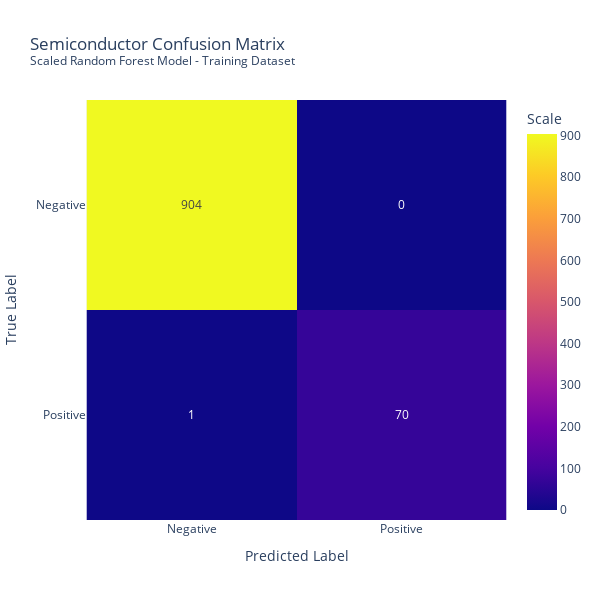

Write notebook code for a chart like this one.
### Markdown cell above
Visualized Scaled RF Model

### Code cell
# Create confusion matrix - Training dataset
predictions = model_RF_Scaled.predict(X_train)
print(classification_report(y_train, predictions))

cm_train = confusion_matrix(y_train, predictions)

## PLOTLY
### Training Dataset
fig = px.imshow(cm_train, 
          title="Semiconductor Confusion Matrix <br><sup>Scaled Random Forest Model - Training Dataset</sup>", 
          text_auto=True, 
          labels=dict(x="Predicted Label", y="True Label", color="Scale"),
          x=['Negative', 'Positive'],
          y=['Negative', 'Positive'])
fig.update_layout(
    autosize=False,
    width=600,
    height=600
)
fig.show()

### Figure 1 — Plotly figure (JSON) as saved in the notebook; plotly's stock layout.template omitted (floating-point values rounded to 4 significant figures)
{"data": [{"coloraxis": "coloraxis", "hovertemplate": "Predicted Label: %{x}<br>True Label: %{y}<br>Scale: %{z}<extra></extra>", "name": "0", "texttemplate": "%{z}", "type": "heatmap", "x": ["Negative", "Positive"], "xaxis": "x", "y": ["Negative", "Positive"], "yaxis": "y", "z": [[904, 0], [1, 70]]}], "layout": {"autosize": false, "coloraxis": {"colorbar": {"title": {"text": "Scale"}}, "colorscale": [[0, "#0d0887"], [0.1111, "#46039f"], [0.2222, "#7201a8"], [0.3333, "#9c179e"], [0.4444, "#bd3786"], [0.5556, "#d8576b"], [0.6667, "#ed7953"], [0.7778, "#fb9f3a"], [0.8889, "#fdca26"], [1, "#f0f921"]]}, "height": 600, "title": {"text": "Semiconductor Confusion Matrix <br><sup>Scaled Random Forest Model - Training Dataset</sup>"}, "width": 600, "xaxis": {"anchor": "y", "constrain": "domain", "domain": [0, 1], "scaleanchor": "y", "title": {"text": "Predicted Label"}}, "yaxis": {"anchor": "x", "autorange": "reversed", "constrain": "domain", "domain": [0, 1], "title": {"text": "True Label"}}}}
